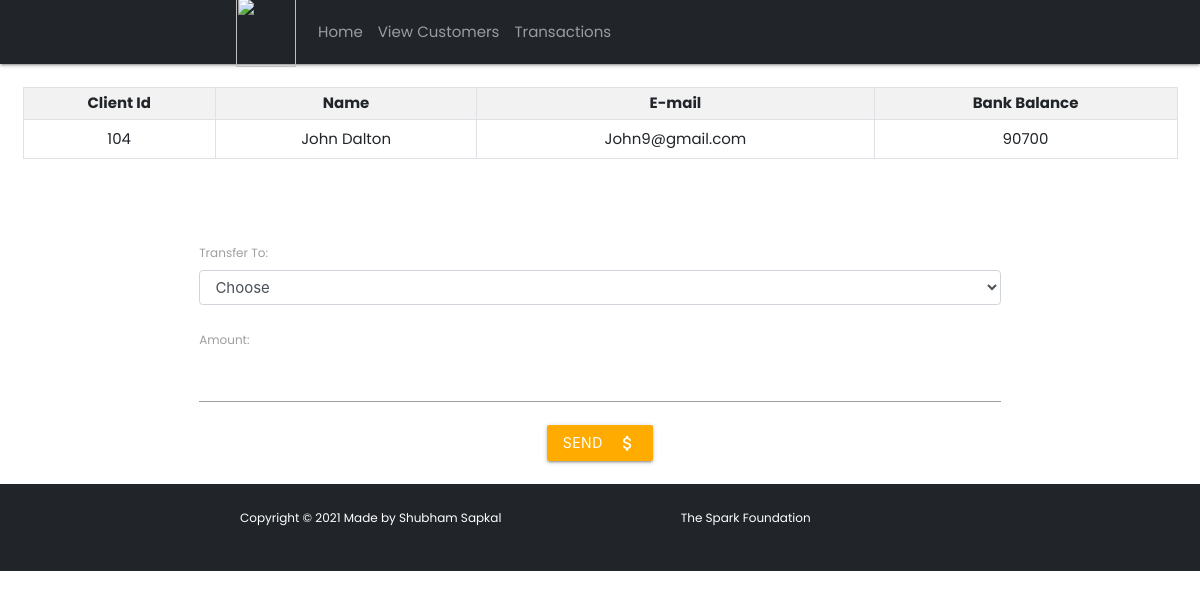
Page /userdetails.php?c_id=104 on the committed database.
### tables this page shows
CREATE TABLE `customer` (
  `c_id` int(3) NOT NULL,
  `c_name` varchar(20) NOT NULL,
  `c_mail` varchar(20) DEFAULT NULL,
  `c_balance` int(10) NOT NULL
);

### userdetails.php (the view, shortened to what this page needs)
<!DOCTYPE html>
<html lang="en">
<head>
    <link rel="stylesheet" href="https://maxcdn.bootstrapcdn.com/bootstrap/4.0.0/css/bootstrap.min.css">
    <link rel="stylesheet" href="../css/style.css">
    <link rel="stylesheet" href="https://cdnjs.cloudflare.com/ajax/libs/materialize/1.0.0/css/materialize.min.css">
</head>
<body>
    <?php
    include 'navbar.php';
    ?>
    <div class="container-fluid">
        <?php
        include './connection.php';
        if (isset($_REQUEST['c_id'])) {
            $sid = $_GET['c_id'];
            $sql = "SELECT * FROM  customer where c_id=$sid";
            $result = mysqli_query($conn, $sql);
            $rows = mysqli_fetch_assoc($result);
        }
        ?>
        <form method="post" name="tcredit" class="tabletext"><br>
            <div class="container-fluid">
                <table class="table table-sm table-striped table-condensed table-bordered">
                    <tr>
                        <th class="text-center">Client Id</th>
                        <th class="text-center">Name</th>
                        <th class="text-center">E-mail</th>
                        <th class="text-center">Bank Balance</th>
                    </tr>
                    <tr>
                        <td class="center py-2"><?php echo (isset($rows['c_id']) ? $rows['c_id'] : ''); ?></td>
                        <td class="center py-2"><?php echo (isset($rows['c_name']) ? $rows['c_name'] : ''); ?></td>
                        <td class="center py-2"><?php echo (isset($rows['c_mail']) ? $rows['c_mail'] : ''); ?></td>
                        <td class="center py-2"><?php echo (isset($rows['c_balance']) ? $rows['c_balance'] : ''); ?></td>
                    </tr>
                </table>
            </div>
            <div class="container">
                <br><br><br>
                <label for="to">Transfer To:</label>
                <select id="to" name="to" class="form-control" required>
                    <option value="" disabled selected>Choose</option>
            </div>
            <br>
            <label for="amount">Amount:</label>
            <input type="number" class="form-control " name="amount" id="amount" required>
            <div class="text-center">
                <button class="btn mt-3 waves-effect waves-light amber accent-4" name="submit" type="submit" id="myBtn">Send<i class="material-icons right">attach_money</i></button>
            </div>
            <br>
        </form>
    </div>
  <footer class="bg-dark py-4 mt-auto">
            <div class="container px-5">
                <div class="row align-items-center justify-content-between flex-column flex-sm-row">
                    <div class="col-auto"><div class="small m-0 text-white">Copyright &copy; 2021 Made by Shubham Sapkal</div></div>
                    <div class="col-auto">
                        <a class="link-light small" href="https://www.thesparksfoundationsingapore.org/">The Spark Foundation</a>
                    </div>
                </div>
            </div>
        </footer>
</body>
</html>

### css/style.css (style rules this page uses)
body { font-family: Poppins; margin: 0; }
.container, .container-fluid, .container-xxl, .container-xl, .container-lg, .container-md, .container-sm { width: 100%; padding-right: var(--bs-gutter-x, 0.75rem); padding-left: var(--bs-gutter-x, 0.75rem); margin-right: auto; margin-left: auto; }
@media (min-width: 576px) { .container-sm, .container { max-width: 540px; } }
@media (min-width: 768px) { .container-md, .container-sm, .container { max-width: 720px; } }
@media (min-width: 992px) { .container-lg, .container-md, .container-sm, .container { max-width: 960px; } }
@media (min-width: 1200px) { .container-xl, .container-lg, .container-md, .container-sm, .container { max-width: 1140px; } }
.waves-effect { margin-top: 30px; }
.bg-dark { background-color: #212529 !important; }
.px-5 { padding-right: 3rem !important; padding-left: 3rem !important; }
.link-light { color: #f8f9fa; }
.m-0 { margin: 0 !important; }
.text-white { color: #fff !important; }
.justify-content-between { justify-content: space-between !important; }
.flex-column { flex-direction: column !important; }
.flex-sm-row { flex-direction: row !important; }
.col-auto { flex: 0 0 auto; width: auto; }
.py-4 { padding-top: 1.5rem !important; padding-bottom: 1.5rem !important; }
.mt-auto { margin-top: auto !important; }

### userdetails.php (style rules this page uses)
* { font-family: Poppins; }

### navbar.php (style rules this page uses)
a:link { color: white; }

### rows in the picture
customer: c_id "104", c_name "John Dalton", c_mail "John9@gmail.com", c_balance "90700"
